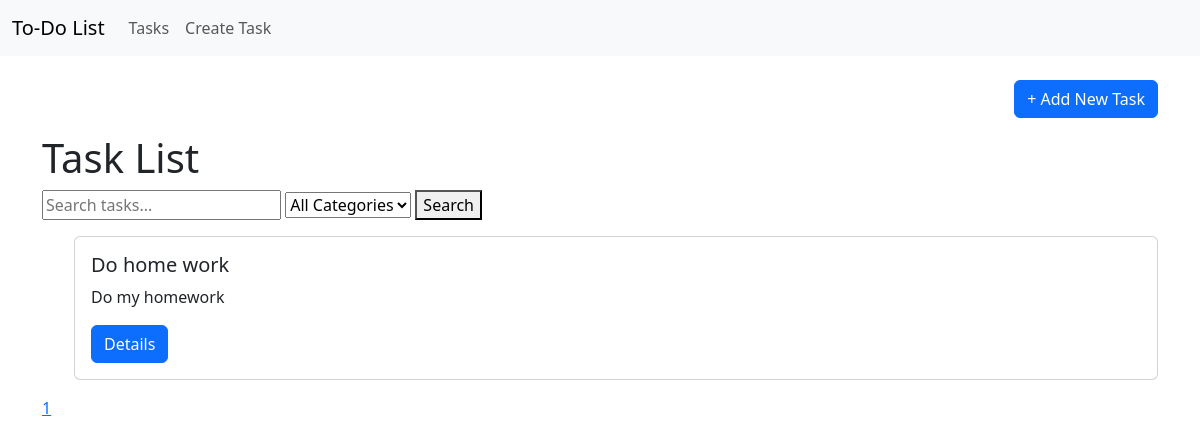
/tasks/, run on an earlier commit of the app's database.
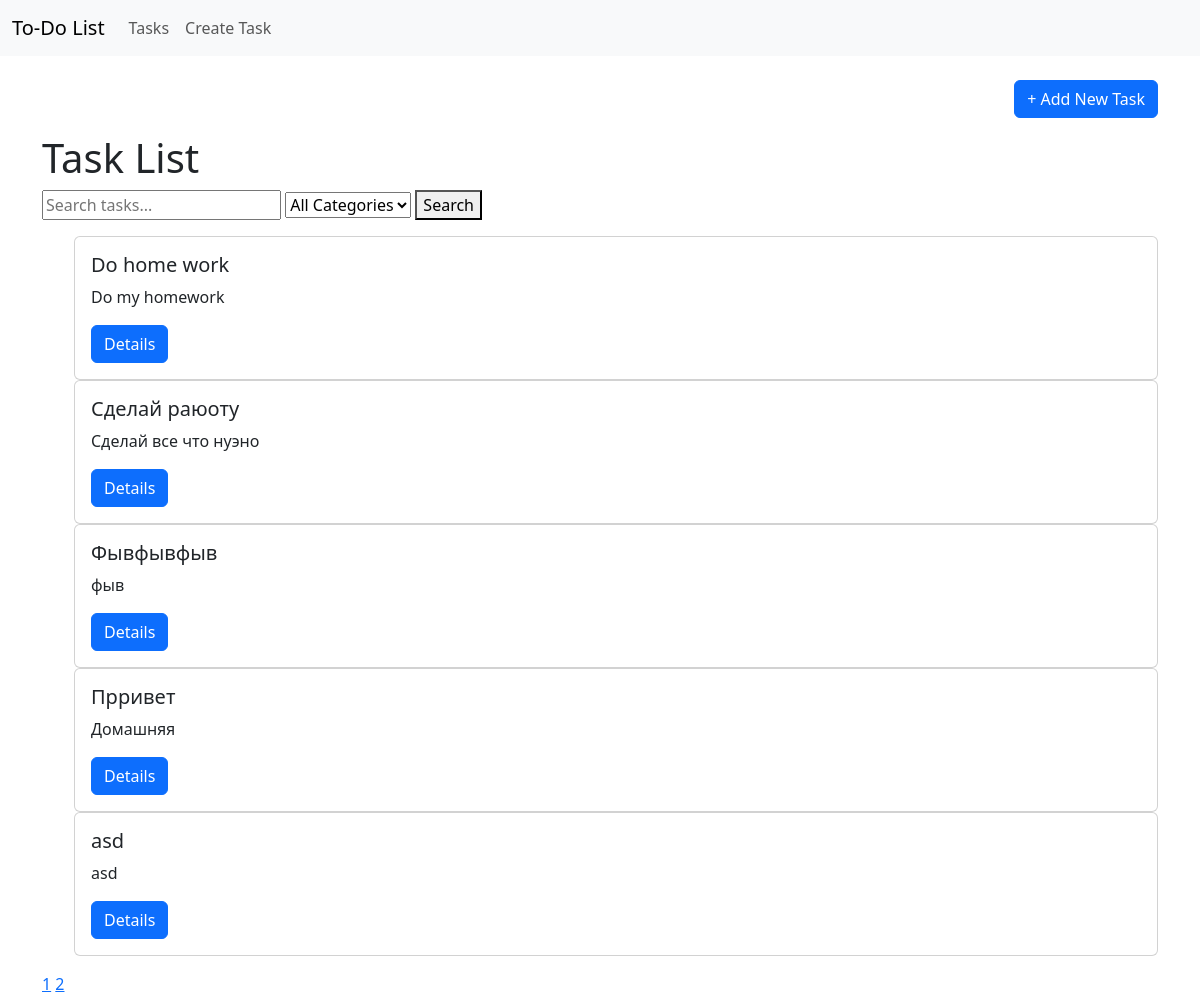
And on a later commit of the database.
### tasks/models.py (models this page shows, shortened)
class Task(models.Model):
    title = models.CharField(max_length=100)
    description = models.TextField()
    category = models.ForeignKey(Category, on_delete=models.CASCADE)

### tasks/views.py (the view)
# urls.py: path('tasks/', tasks_list_view, name='tasks_list'),  # Список задач
def tasks_list_view(request):
    if request.method == 'GET':
        limit = 5
        page = int(request.GET.get('page', 1))
        search = request.GET.get('search')
        category = request.GET.get('category')
        ordering = request.GET.get('ordering')
        tasks = Task.objects.all()
        if search:
            tasks = tasks.filter(Q(title__icontains=search) | Q(description__icontains=search))
        if category:
            tasks = tasks.filter(category_id=category)
        if ordering:
            tasks = tasks.order_by(ordering)
        max_pages = tasks.count() / limit
        if round(max_pages) < max_pages:
            max_pages = round(max_pages) + 1
        else:
            max_pages = round(max_pages)
        start = (page - 1) * limit
        end = start + limit
        tasks = tasks[start:end]
        categories = Category.objects.all()
        context = {
            "tasks": tasks,
            "categories": categories,
            "max_pages": range(1, max_pages + 1),
        }
        return render(request, "tasks/task_list.html", context=context)

### templates/tasks/task_list.html (shortened to what this page needs)
{% extends "base.html" %}
{% block content %}
<h1>Task List</h1>
<form method="get" class="mb-3">
    <div>
        <input type="text" name="search" placeholder="Search tasks..." value="{{ request.GET.search }}">
        <select name="category">
            <option value="">All Categories</option>
        </select>
        <button type="submit">Search</button>
    </div>
</form>
<ul>
    {% for task in tasks %}
        <div class="card">
    <div class="card-body">
        <h5 class="card-title">{{ task.title }}</h5>
        <p class="card-text">{{ task.description }}</p>
        <a href="{% url 'task_details' task.id %}" class="btn btn-primary">Details</a>
    </div>
</div>
    {% endfor %}
</ul>
<div>
    {% for page_num in max_pages %}
    <a href="?page={{ page_num }}{% if request.GET.search %}&search={{ request.GET.search }}{% endif %}{% if request.GET.category %}&category={{ request.GET.category }}{% endif %}">{{ page_num }}</a>
    {% endfor %}
</div>
{% endblock %}

### templates/base.html (shortened to what this page needs)
<!DOCTYPE html>
<html lang="en">
<head>
    <link href="https://cdn.jsdelivr.net/npm/bootstrap@5.3.0-alpha1/dist/css/bootstrap.min.css" rel="stylesheet">
</head>
<body>
    <nav class="navbar navbar-expand-lg navbar-light bg-light">
        <div class="container-fluid">
            <a class="navbar-brand" href="/">To-Do List</a>
            <div class="collapse navbar-collapse" id="navbarNav">
                <ul class="navbar-nav">
                    <li class="nav-item">
                        <a class="nav-link" href="/tasks/">Tasks</a>
                    </li>
                    <li class="nav-item">
                        <a class="nav-link" href="/tasks/create/">Create Task</a>
                    </li>
                </ul>
            </div>
        </div>
    </nav>
    <div class="container mt-4">
        <div class="d-flex justify-content-end mb-3">
            <a href="/tasks/create/" class="btn btn-primary">+ Add New Task</a>
        </div>
        {% block content %}
        {% endblock %}
    </div>
</body>
</html>

What changed in the data, as far as the page shows it:
added Task: title "Сделай раюоту", description "Сделай все что нуэно"
added Task: title "Фывфывфыв", description "фыв"
added Task: title "Прривет", description "Домашняя"
added Task: title "asd", description "asd"
Also different on the page:
new list line: "2"
